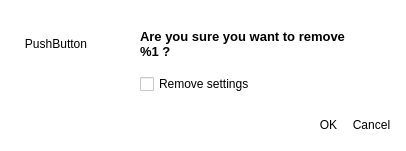
<?xml version="1.0" encoding="UTF-8"?>
<ui version="4.0">
 <class>UiRemovePluginDialog</class>
 <widget class="QDialog" name="UiRemovePluginDialog">
  <property name="geometry">
   <rect>
    <x>0</x>
    <y>0</y>
    <width>406</width>
    <height>149</height>
   </rect>
  </property>
  <property name="sizePolicy">
   <sizepolicy hsizetype="Minimum" vsizetype="Minimum">
    <horstretch>0</horstretch>
    <verstretch>0</verstretch>
   </sizepolicy>
  </property>
  <property name="windowTitle">
   <string>Remove Plug-in</string>
  </property>
  <property name="styleSheet">
   <string notr="true">background-color: rgb(255, 255, 255);</string>
  </property>
  <layout class="QVBoxLayout" name="verticalLayout">
   <item>
    <widget class="QWidget" name="widget" native="true">
     <property name="styleSheet">
      <string notr="true"/>
     </property>
     <layout class="QGridLayout" name="gridLayout">
      <item row="0" column="0">
       <widget class="QToolButton" name="icon">
        <property name="sizePolicy">
         <sizepolicy hsizetype="Fixed" vsizetype="Fixed">
          <horstretch>48</horstretch>
          <verstretch>48</verstretch>
         </sizepolicy>
        </property>
        <property name="minimumSize">
         <size>
          <width>48</width>
          <height>48</height>
         </size>
        </property>
        <property name="styleSheet">
         <string notr="true"> QToolButton {
     border: none;
     background-color: none;
 }</string>
        </property>
        <property name="text">
         <string>PushButton</string>
        </property>
        <property name="icon">
         <iconset resource="../../Icons.qrc">
          <normaloff>:/Dialogs/QuestionMark</normaloff>:/Dialogs/QuestionMark</iconset>
        </property>
        <property name="iconSize">
         <size>
          <width>48</width>
          <height>48</height>
         </size>
        </property>
       </widget>
      </item>
      <item row="0" column="1">
       <spacer name="horizontalSpacer_2">
        <property name="orientation">
         <enum>Qt::Horizontal</enum>
        </property>
        <property name="sizeHint" stdset="0">
         <size>
          <width>40</width>
          <height>20</height>
         </size>
        </property>
       </spacer>
      </item>
      <item row="0" column="2">
       <widget class="QLabel" name="label">
        <property name="font">
         <font>
          <pointsize>10</pointsize>
          <weight>75</weight>
          <italic>false</italic>
          <bold>true</bold>
          <underline>false</underline>
          <strikeout>false</strikeout>
         </font>
        </property>
        <property name="text">
         <string>Are you sure you want to remove
%1 ?</string>
        </property>
        <property name="alignment">
         <set>Qt::AlignLeading|Qt::AlignLeft|Qt::AlignVCenter</set>
        </property>
       </widget>
      </item>
      <item row="1" column="2">
       <widget class="QCheckBox" name="removeSettings">
        <property name="text">
         <string>Remove settings</string>
        </property>
        <property name="checked">
         <bool>false</bool>
        </property>
       </widget>
      </item>
      <item row="0" column="3">
       <spacer name="horizontalSpacer">
        <property name="orientation">
         <enum>Qt::Horizontal</enum>
        </property>
        <property name="sizeHint" stdset="0">
         <size>
          <width>40</width>
          <height>20</height>
         </size>
        </property>
       </spacer>
      </item>
     </layout>
    </widget>
   </item>
   <item>
    <layout class="QHBoxLayout">
     <property name="spacing">
      <number>6</number>
     </property>
     <property name="leftMargin">
      <number>0</number>
     </property>
     <property name="topMargin">
      <number>0</number>
     </property>
     <property name="rightMargin">
      <number>0</number>
     </property>
     <property name="bottomMargin">
      <number>0</number>
     </property>
     <item>
      <spacer>
       <property name="orientation">
        <enum>Qt::Horizontal</enum>
       </property>
       <property name="sizeHint" stdset="0">
        <size>
         <width>131</width>
         <height>31</height>
        </size>
       </property>
      </spacer>
     </item>
     <item>
      <widget class="QToolButton" name="okButton">
       <property name="styleSheet">
        <string notr="true"> QToolButton {
     border: none;
     background-color: none;
 }</string>
       </property>
       <property name="text">
        <string>OK</string>
       </property>
       <property name="icon">
        <iconset resource="../../Icons.qrc">
         <normaloff>:/AddPluginDialog/Ok</normaloff>:/AddPluginDialog/Ok</iconset>
       </property>
       <property name="iconSize">
        <size>
         <width>20</width>
         <height>20</height>
        </size>
       </property>
       <property name="toolButtonStyle">
        <enum>Qt::ToolButtonTextBesideIcon</enum>
       </property>
      </widget>
     </item>
     <item>
      <widget class="QToolButton" name="cancelButton">
       <property name="styleSheet">
        <string notr="true"> QToolButton {
     border: none;
     background-color: none;
 }</string>
       </property>
       <property name="text">
        <string>Cancel</string>
       </property>
       <property name="icon">
        <iconset resource="../../Icons.qrc">
         <normaloff>:/AddPluginDialog/Cancel</normaloff>:/AddPluginDialog/Cancel</iconset>
       </property>
       <property name="iconSize">
        <size>
         <width>20</width>
         <height>20</height>
        </size>
       </property>
       <property name="toolButtonStyle">
        <enum>Qt::ToolButtonTextBesideIcon</enum>
       </property>
      </widget>
     </item>
    </layout>
   </item>
  </layout>
 </widget>
 <resources>
  <include location="../../Icons.qrc"/>
 </resources>
 <connections>
  <connection>
   <sender>okButton</sender>
   <signal>clicked()</signal>
   <receiver>UiRemovePluginDialog</receiver>
   <slot>accept()</slot>
   <hints>
    <hint type="sourcelabel">
     <x>299</x>
     <y>97</y>
    </hint>
    <hint type="destinationlabel">
     <x>223</x>
     <y>118</y>
    </hint>
   </hints>
  </connection>
  <connection>
   <sender>cancelButton</sender>
   <signal>clicked()</signal>
   <receiver>UiRemovePluginDialog</receiver>
   <slot>reject()</slot>
   <hints>
    <hint type="sourcelabel">
     <x>361</x>
     <y>104</y>
    </hint>
    <hint type="destinationlabel">
     <x>343</x>
     <y>117</y>
    </hint>
   </hints>
  </connection>
 </connections>
</ui>
